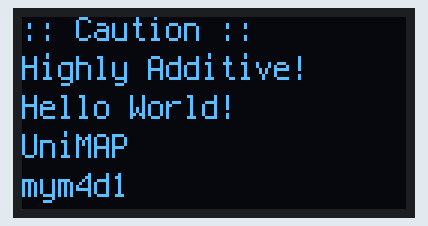
Bench run of a program on a simulated Raspberry Pi Pico running CircuitPython. Parts: 128×64 one-colour display.

Above: at 0.1 s.

The program:

grove_oled.py
```python
'''Grove OLED Display'''
# Additional Libraries
# – adafruit_display_text
# – adafruit_displayio_ssd1306.mpy


import time
import board
import busio
import displayio
import terminalio
from adafruit_display_text import label
import adafruit_displayio_ssd1306

displayio.release_displays()

i2c_oled = busio.I2C(scl=board.GP5, sda=board.GP4)
display_bus = displayio.I2CDisplay(i2c_oled, device_address=0x3C)
display = adafruit_displayio_ssd1306.SSD1306(display_bus, width=128, height=64)

while True:
    # Make the display context
    text_group = displayio.Group()
    # Draw a label
    text = ":: Caution ::"
    text_area = label.Label(terminalio.FONT, text=text, color=0xFFFFFF, x=0, y=4)
    text_group.append(text_area)

    text = "Highly Additive!"
    text_area = label.Label(terminalio.FONT, text=text, color=0xFFFFFF, x=0, y=17)
    text_group.append(text_area)

    text = "Hello World!"
    text_area = label.Label(terminalio.FONT, text=text, color=0xFFFFFF, x=0, y=30)
    text_group.append(text_area)

    text = "UniMAP"
    text_area = label.Label(terminalio.FONT, text=text, color=0xFFFFFF, x=0, y=43)
    text_group.append(text_area)

    text = "mym4d1"
    text_area = label.Label(terminalio.FONT, text=text, color=0xFFFFFF, x=0, y=56)
    text_group.append(text_area)

    display.show(text_group)

    time.sleep(2)
```
